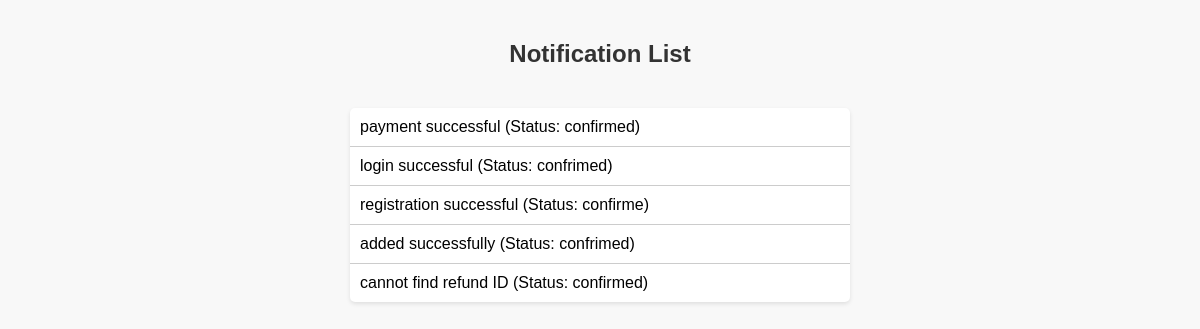
Screenshot of /notification/notifications/ with the database file from the repository.
### notification/models.py (models this page shows, shortened)
class Notification(models.Model):
    message = models.CharField(max_length=255)
    date = models.CharField(max_length=50)
    status = models.CharField(max_length=50)
    notification_type = models.CharField(max_length=50)
    subject = models.CharField(max_length=255)
    sender_id = models.IntegerField()
    recipient_id = models.IntegerField()

### notification/views.py (the view)
# urls.py: path('notifications/', notification_list, name='notification_list'),
def notification_list(request):
    notifications = Notification.objects.all()
    return render(request, 'notification/notification_list.html', {'notifications': notifications})

### templates/notification/notification_list.html (shortened to what this page needs)
<!DOCTYPE html>
<html>
<head>
</head>
<body>
    <h2>Notification List</h2>
    <ul>
        {% for notification in notifications %}
            <li>{{ notification.message }} (Status: {{ notification.status }})</li>
        {% endfor %}
    </ul>
</body>
</html>

### templates/notification/notification_list.html (style rules this page uses)
body { font-family: Arial, sans-serif; background-color: #f8f8f8; margin: 0; padding: 0; }
h2 { text-align: center; padding: 20px; color: #333; }
ul { list-style: none; max-width: 500px; margin: 0 auto; padding: 0; background-color: #fff; border-radius: 5px; box-shadow: 0 2px 4px rgba(0, 0, 0, 0.1); }
li { border-bottom: 1px solid #ccc; padding: 10px; }
li:last-child { border-bottom: none; }

### rows the page displays
Notification: message "payment successful", status "confirmed"
Notification: message "login successful", status "confrimed"
Notification: message "registration successful", status "confirme"
Notification: message "added successfully", status "confrimed"
Notification: message "cannot find refund ID", status "confirmed"
